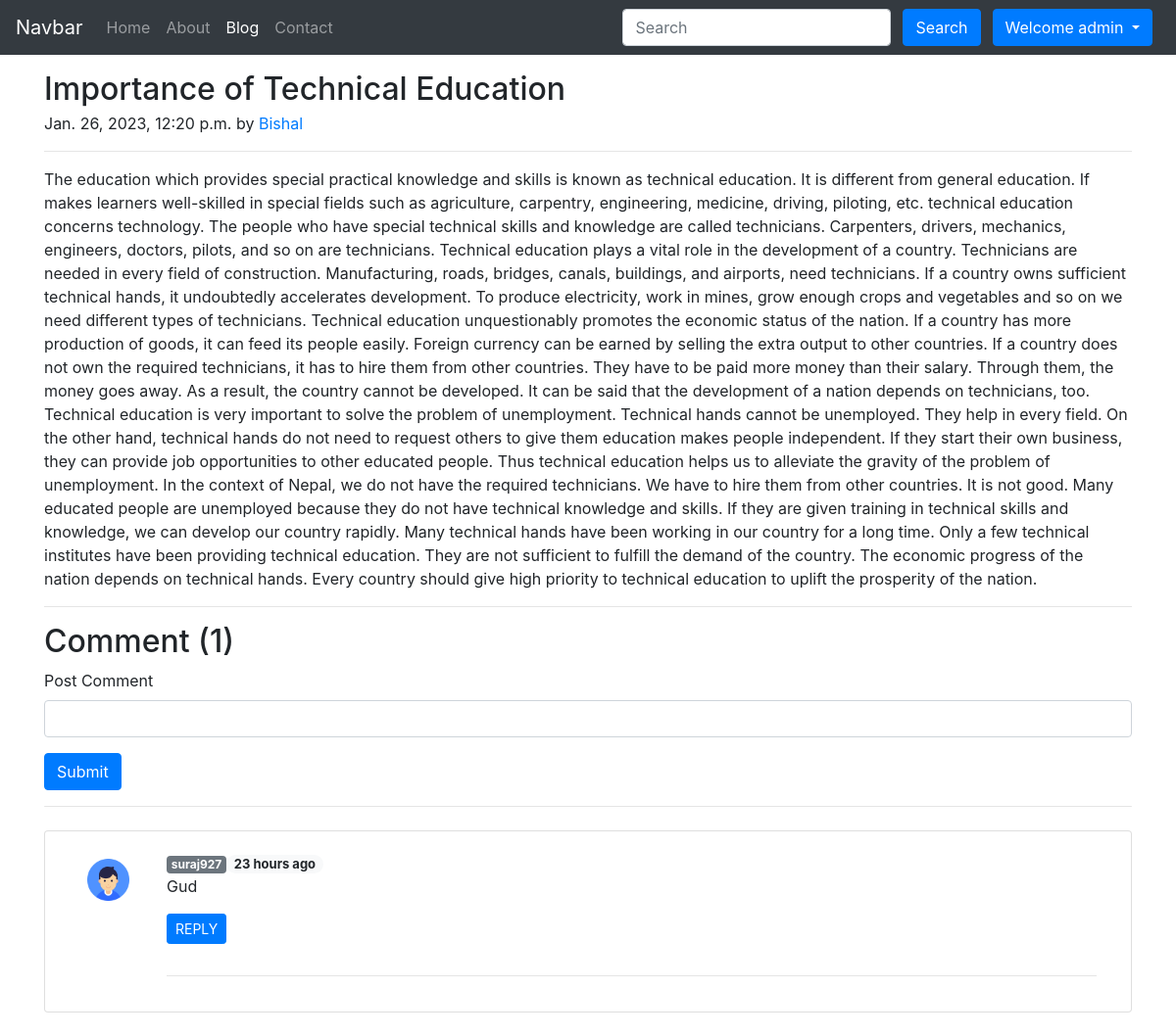
Screenshot of /blog/first-post/ (signed in) with the database file from the repository.
### Blog/models.py (models this page shows, shortened)
class Post(models.Model):
    sno = models.AutoField(primary_key=True)
    title = models.CharField(max_length=100)
    text = models.TextField()
    author = models.CharField(max_length=30)
    slug = models.CharField(max_length=300)
    timeStamp = models.DateTimeField(default=datetime.now, blank=True)

class BlogComment(models.Model):
    sno = models.AutoField(primary_key = True)
    comment = models.TextField()
    user = models.ForeignKey(User,on_delete=models.CASCADE)
    post = models.ForeignKey(Post,on_delete=models.CASCADE)
    parent = models.ForeignKey('self',on_delete=models.CASCADE,null=True)
    timeStamp = models.DateTimeField(default=now)

### Blog/views.py (the view)
# urls.py: path('<str:slug>/',views.blogPost,name="blogPost"),
def blogPost(request, slug):
    post = Post.objects.filter(slug=slug)[0]
    comments = BlogComment.objects.filter(post=post,parent=None)
    replies = BlogComment.objects.filter(post=post).exclude(parent = None)
    replyDict =  {}
    for reply in replies:
        if reply.parent.sno not in replyDict.keys():
            replyDict[reply.parent.sno] = [reply]
        else:
            replyDict[reply.parent.sno].append(reply)
    context = {
        'post': post,
        'comments': comments,
        'replyDict':replyDict
    }
    return render(request, 'blog/blogPost.html', context=context)

### Blog/templatetags/extras.py (called while the page is built)
@register.filter(name='get_val')
def get_val(dict,key):
    return dict.get(key)

### templates/blog/blogPost.html (shortened to what this page needs)
{% extends 'base.html' %}
{% load humanize %}
{% load static %}
{% load extras %}
{% block activeBlog %}active{% endblock activeBlog %}
{% block body %}
<div class="container my-3">
    <h2 class="blog-post-title mb-1">{{post.title}}</h2>
    <p class="blog-post-meta">{{ post.timeStamp }} by <a href="/about/">{{post.author}}</a></p>
    <hr class="solid">
    <p>{{post.text}}</p>
    <hr class="solid">
</div>
<div class="container">
    <h2>Comment ({{ comments.count }})</h2>
    <form action="/blog/postComment" method="post"> {% csrf_token %}
        <div class="mb-3">
            <label for="comment" class="form-label">Post Comment</label>
            <input name="comment" type="text" class="form-control" id="comment" aria-describedby="text">
        </div>
        <button type="submit" class="btn btn-primary">Submit</button>
    </form>
    <hr class="rounded">
    {% for comment in comments %}
    <div class="card my-4">
        <div class=" card-body row mx-0">
            <div class="col-md-1">
                <img src="{% static 'user.png' %}" class="rounded mx-auto w-100 d-block p-2" alt="...">
            </div>
            <div class="col-md-11">
                {% if comment.user.is_superuser %}
                <span class="badge badge-secondary">{{comment.user.username}}</span><span
                    class="badge badge-pill badge-light" style="font-size:13px;">
                    {{comment.timeStamp | naturaltime}}<img src="{% static 'adminBadge.png' %}"
                        alt="(Admin)"></span><br>{{comment.comment}}
                {% else %}
                <span class="badge badge-secondary">{{comment.user.username}}</span><span
                    class="badge badge-pill badge-light" style="font-size:13px;">
                    {{comment.timeStamp | naturaltime}}</span><br>{{comment.comment}}
                {% endif %}
                <div class="reply mx-0">
                    <a class="btn btn-primary btn-sm my-3" data-toggle="collapse" href="#replyBox{{comment.sno}}"
                        role="button" aria-expanded="false" aria-controls="replyBox{{comment.sno}}">
                        REPLY
                    </a>
                    <div class="replies my-2">
                        <hr class="solid">
                    </div>
                </div>
            </div>
        </div>
    </div>
    {% endfor %}
</div>
{% endblock body %}

### templates/base.html (shortened to what this page needs)
<!doctype html>
<html lang="en">
<head>
    <link rel="stylesheet" href="https://stackpath.bootstrapcdn.com/bootstrap/4.3.1/css/bootstrap.min.css">
</head>
<body>
    <nav class="navbar navbar-expand-lg navbar-dark bg-dark">
        <a class="navbar-brand" href="/">Navbar</a>
        <div class="collapse navbar-collapse" id="navbarSupportedContent">
            <ul class="navbar-nav mr-auto">
                <li class="nav-item {% block activeHome %}{% endblock activeHome %}">
                    <a class="nav-link" href="/">Home <span class="sr-only">(current)</span></a>
                </li>
                <li class="nav-item {% block activeAbout %}{% endblock activeAbout %}">
                    <a class="nav-link" href="/about">About</a>
                </li>
                <li class="nav-item {% block activeBlog %}{% endblock activeBlog %}">
                    <a class="nav-link" href="/blog">Blog</a>
                </li>
                <li class="nav-item {% block activeContact %}{% endblock activeContact %}">
                    <a class="nav-link" href="/contact">Contact</a>
                </li>
            </ul>
            <form method="get" action="/search" class="form-inline my-2 my-lg-0">
                <input name="query" id="query" class="form-control mr-sm-2" type="search" placeholder="Search"
                    aria-label="Search">
                <button class="btn btn-primary my-2 mx-1 my-sm-0" type="submit">Search</button>
                {% if user.is_authenticated %}
                <div class="btn-group">
                    <button type="button" class="btn btn-primary dropdown-toggle mx-2" data-toggle="dropdown" aria-haspopup="true" aria-expanded="false">
                      Welcome {{user.username}}
                    </button>
                  </div>
                {% endif %}
            </form>
        </div>
    </nav>
    {% block body %}{% endblock body %}
</body>
</html>

### rows the page displays
Post: title "Importance of Technical Education", timeStamp "Jan. 26, 2023, 12:20 p.m.", author "Bishal", text "The education which provides special practical knowledge and skills is known as technical education. It is different from general education. If makes learners well-skilled in special fields such as agriculture, carpentry, engineering, medicine, driving, piloting, etc. technical education concerns technology. The people who have special technical skills and knowledge are called technicians. Carpenters, drivers, mechanics, engineers, doctors, pilots, and so on are technicians. Technical education plays a vital role in the development of a country. Technicians are needed in every field of construction. Manufacturing, roads, bridges, canals, buildings, and airports, need technicians. If a…"
BlogComment: user.username "suraj927", timeStamp "23 hours ago", comment "Gud"

### other values shown
{{ user.username }} "admin"
{{ comments.count }} "1"
